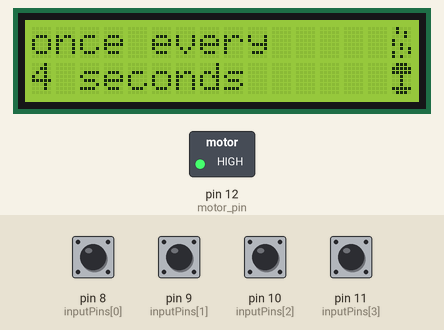
This sketch was run on a simulated Arduino Uno, built with avr-gcc and run on an emulated ATmega328P. Shown: 16×2 character LCD, switched loads named in the sketch (green lamp = pin HIGH). The test bench sets the inputs (shaded band); at power-on: pin 8 (inputPins[0]), pin 9 (inputPins[1]), pin 10 (inputPins[2]), pin 11 (inputPins[3]) HIGH. What the sketch prints to the serial monitor is not drawn.

Above: at 2.2 s.
2.3 s: pin 11 (inputPins[3]) pulled LOW for 0.15 s
At 3.6 s:
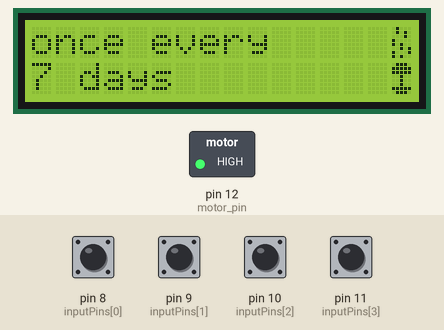
3.9 s: pin 8 (inputPins[0]) pulled LOW for 0.15 s
At 4.5 s:
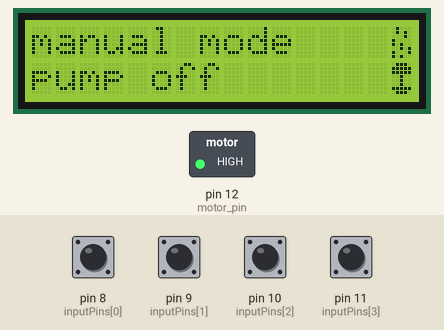
5.5 s: pin 10 (inputPins[2]) pulled LOW for 0.15 s
At 6.0 s:
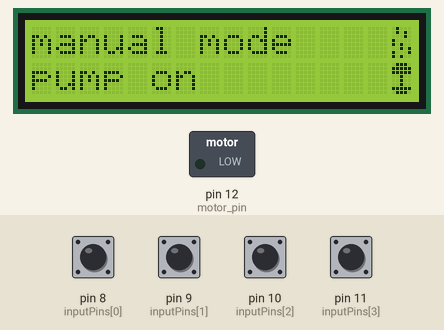
7.1 s: pin 8 (inputPins[0]) pulled LOW for 1 s
At 9.3 s:
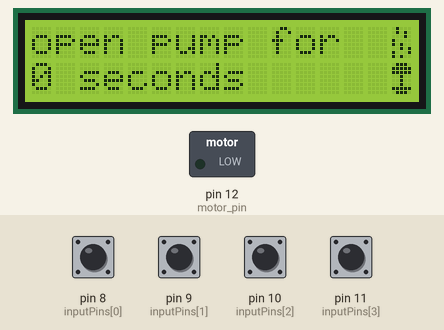
9.6 s: pin 11 (inputPins[3]) pulled LOW for 1 s
At 11.8 s:
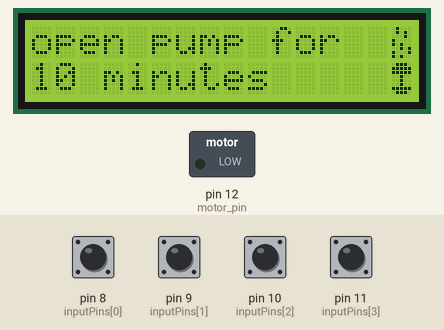
12.1 s: pin 8 (inputPins[0]) pulled LOW for 0.15 s
At 13.2 s:
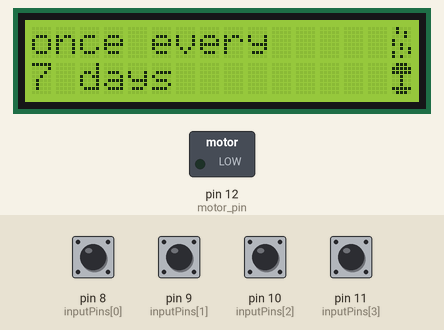
Timing chart, 0 to 14.7 s (numbered marks = the images above; inputs shaded):
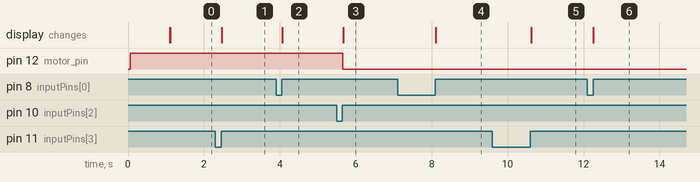

Measured:
- after the input at 2.3 s, the display: changes after 0.17 s (image 1)
- after the input at 3.9 s, the display: changes after 0.16 s (image 2)
- after the input at 5.5 s, pin 12 (motor_pin): HIGH → LOW after 0.16 s; the display: changes after 0.17 s (image 3)
- after the input at 7.1 s, the display: changes after 1.0 s (image 4)
- after the input at 9.6 s, the display: changes after 1.0 s (image 5)
- after the input at 12.1 s, the display: changes after 0.16 s (image 6)

The sketch:

gardening_project_new_code1.ino
```cpp
// This is a working software version which includes a manual mode which allows manual activation of the pump.
// Once the pump is turned off on manual mode, the watering cycle restarts.
// Special "rain on a plant" image is shown in the menu.

#include <LiquidCrystal.h>
//#include <math.h>
LiquidCrystal lcd(6, 7, 5, 4, 3, 2);
byte plantChar[] = { //my special plant character
  B01110,
  B11111,
  B11111,
  B00100,
  B00100,
  B00100,
  B11111,
  B01110
};
byte rainChar[] = {
  B01000,
  B01010,
  B00010,
  B10000,
  B10100,
  B00101,
  B10001,
  B10100
};
//Input & Button Logic
const int numOfInputs = 4; //four input buttons
const int inputPins[numOfInputs] = {8, 9, 10, 11}; // array of 4 with input pins of buttons
int inputState[numOfInputs]; //declare an array for the 4 buttons' state

int lastInputState[numOfInputs] = {LOW,LOW,LOW,LOW};
bool inputFlags[numOfInputs] = {LOW,LOW,LOW,LOW};

//int lastInputState[numOfInputs] = {HIGH, HIGH, HIGH, HIGH};
//bool inputFlags[numOfInputs] = {HIGH, HIGH, HIGH, HIGH};

long lastDebounceTime[numOfInputs] = {0, 0, 0, 0}; // initialize the time array of pressing each button
int debounceDelay = 5; //this delay indicates a butten is presssed over 5 milisecs

//vars nadav added:
const int motor_pin = 12; // the motor pin nadav added to symbolize the pump
bool key_press_flag=0;
int parameter_screen;


unsigned long rest_time=5; // has to be initialized to some value, but it will change in the first loop cycle to values[0][0]
unsigned long OnTime=0; // we should initialize it to  values[1][0] but im lazy so i do it manually
const unsigned long MinuteInMiliSecs=60000;
const unsigned long HourInMiliSecs=3600000;
const unsigned long SecInMiliSecs=1000;
unsigned long currentMillis = 0;// stores the value of millis() in each iteration of loop()
unsigned long previousMillis = 0;// stores the value of millis() in each iteration of loop()

//LCD Menu Logic
const int numOfScreens = 3; //the menu consists of 2 screens
int currentScreen = 0;  // initialize current screen
int parameters[numOfScreens];
unsigned long parameter_value=0;
String screens[numOfScreens][2] = {
                                    {"once every"   ,   "hours" },
                                    {"open pump for", "minutes"},
                                    {"manual mode", "pump off"}
                                  };


const unsigned long values[2][8] = {
                                        { 4, 5, 15, ((long)12*3600),  ( (long)24*3600),  ( (long)2*24*3600),  ( (long)3*24*3600), ( (long)7*24*3600) },  // hours to wait in seconds
                                        { 0, 1, 2, 2*60,  3*60,  4*60,  5*60,   10*60  }   // pump on-time in seconds
                                   }; //integer multiplication like 12*3600 will cause an overflow befor assigning the "const unsigned long" and subsequently cause problems.
                                      //We thus need to cast this multiplications type as long to prevent problems.

//unsigned long parameter_value=values[currentScreen][parameters[currentScreen]]; // this is more reasonable but it doesnt matter as the parameter value get set
                                                                                  // in the first loop anyways

void setup() {
  lcd.createChar(0, plantChar);
  lcd.createChar(1, rainChar);
//initialize push buttons as pullups
  for (int i = 0; i < numOfInputs; i++) {
    pinMode(inputPins[i], INPUT);
    digitalWrite(inputPins[i], HIGH); // pull-up 20k
  }
//initialize lcd
  lcd.begin(16, 2);
//initialize pump
  pinMode(motor_pin, OUTPUT);//initialize the pump/motor pin as output
  digitalWrite(motor_pin, HIGH); //stupid relay works when pulled low an not high
//initialize serial monitor
  Serial.begin(9600);

 //print initialization to screen:
 //we use type casting: (float) because we divide to integers and unless stated otherwize,
 //serial.print() thinks we send an integer we will get 0 in the print
  Serial.print("initialization of: ");
  Serial.print((double) rest_time/3600,5); // 5 decimal points presicion
  Serial.print(" hours interval at ");
  Serial.print((float) OnTime/((long) 1000*60),5);
  Serial.println(" minutes on-time");
  delay(1000);
}

void loop() {
  unsigned long previous_rest_time=rest_time;
//check if a button has been pressed then released and not just bounced, if so raise a flag
  setInputFlags();
//resolve the raised flag by toggling the screen or selected parameter in a certain screen
  resolveInputFlags();
//check if a parameter value has changed:
  if(key_press_flag==1){
     //Serial.print("press flag: ");
    // Serial.println(key_press_flag);

    switch (parameter_screen){
      case 0:
        //the user have changed the pump rest interval
        rest_time = parameter_value;  // i saved the parameter_value as float so i cast it back to long which the initialize works with.
        previous_rest_time=rest_time; // for the manual mode's "pump off" to restart the rest_time after shutting pump down
        printToSerial();
        break;
      case 1:
        // the user have changed the pump's "on time"
        OnTime= parameter_value*SecInMiliSecs;
        printToSerial();
        break;
      case 2:
        // manual mode on
        if(parameter_value){
              digitalWrite(motor_pin,LOW ); // my stupid relay works with low signal as on
              screens[currentScreen][1]="pump on";
              rest_time= ((long)1000*3600); // put some ridiculasly long rest_time (like 1000 hours) to disable the pumping loop
        }
        else{
          digitalWrite(motor_pin,HIGH );
          screens[currentScreen][1]="pump off";
          rest_time=values[0][parameters[0]];
          lcd.clear();
          lcd.print("watering cycle");
          lcd.setCursor(0, 1);
          lcd.print("will restart ");
          delay(2000);
        }
        printScreen();
        break;
     }

     key_press_flag=0;
     //Serial.print("press flag: ");
     //Serial.println(key_press_flag);
  }
  currentMillis=millis();
  pump();
 // ????????????????????????????????????????????????????????????????
  //Serial.println( (float) currentMillis/1000);
  //Serial.println( (float) previousMillis/1000);

  //Serial.println( (float) currentMillis - previousMillis >= (rest_time*SecInMiliSecs));


 //?????????????????????????????????????????????????????????????????????????
}
void pump()
{
  if ( (currentMillis - previousMillis) >= ((unsigned long) rest_time*SecInMiliSecs)) {
    previousMillis += ((unsigned long) rest_time*SecInMiliSecs);
    digitalWrite(motor_pin,LOW ); // my stupid relay works with low signal as on
    lcd.clear();
    lcd.print("pump on");
    lcd.setCursor(0, 1);
    lcd.print("please wait");
    Serial.println("pump on,please wait");

    delay(OnTime);

    digitalWrite(motor_pin, HIGH);

    printScreen();
    Serial.println("pump off");
  }

}

void setInputFlags() {
  for (int i = 0; i < numOfInputs; i++) {
    int reading = digitalRead(inputPins[i]);
    if (reading != lastInputState[i]) {
      lastDebounceTime[i] = millis();
    }

    if ((millis() - lastDebounceTime[i]) > debounceDelay) {
      if (reading != inputState[i]) {
        inputState[i] = reading;
        if (inputState[i] == HIGH) {
          inputFlags[i] = HIGH;
        }
      }
    }
    lastInputState[i] = reading;
  }
}

void resolveInputFlags() {
  for (int i = 0; i < numOfInputs; i++) {
    if (inputFlags[i] == HIGH) {
      inputAction(i);
      inputFlags[i] = LOW;
      printScreen();
    }
  }
}

void inputAction(int input) {
  if (input == 0) {
    if (currentScreen == 0) {
      currentScreen = numOfScreens - 1;
    } else {
      currentScreen--;
    }
  } else if (input == 1) {
    if (currentScreen == numOfScreens - 1) {
      currentScreen = 0;
    } else {
      currentScreen++;
    }
  } else if (input == 2) {
    parameterChange(0);
  } else if (input == 3) {
    parameterChange(1);
  }
}

void parameterChange(int key) {
  //////////////////////////////////////////////////////////
  // get the number of options like in: https://stackoverflow.com/questions/34134074/c-size-of-two-dimensional-array
  int row_num = sizeof(values) / sizeof(values[0]);
  int option_num = sizeof(values) / row_num / sizeof(long);
  //Serial.print("option_num: ");
  //Serial.println(option_num);
  //////////////////////////////////////////////////////////
  if(currentScreen==2){option_num=2;} // manual mode has 2 options only: on/off
  //////////////////////////////////////////////////////////
  if (key == 0) {
    if (parameters[currentScreen] == (option_num - 1)) {
      parameters[currentScreen] = 0;
    }
    else {
      parameters[currentScreen]++;
    }
  }
  else if (key == 1) {
    if (parameters[currentScreen] == 0) {
      parameters[currentScreen] = (option_num - 1);
    }
    else {
      parameters[currentScreen]--;
    }
  }
  key_press_flag=1;
  parameter_screen=currentScreen;
  if(currentScreen!=2){
    parameter_value=values[currentScreen][parameters[currentScreen]];
  }
  else{
    parameter_value=parameters[currentScreen];
    }
//Serial.print("screen numer: ");
//Serial.print(currentScreen);
//Serial.print(", parameter_value: ");
//Serial.println(parameter_value);
}

//print to LCD function
void printScreen() {
  unsigned long value=values[currentScreen][parameters[currentScreen]];
  //unsigned long value=parameter_value;
  float lcd_print_value;

  //Serial.println(value);
  //Serial.println(parameters[currentScreen]);

  if(currentScreen!=2){
      if(value<60){
         screens[currentScreen][1]="seconds";
           lcd_print_value=value;
      }
      else if(value>=60 && value<3600 ){
          screens[currentScreen][1]="minutes";
          lcd_print_value=value/60;
      }
      else if(value>=3600 && value<((long) 24*3600)){
        screens[currentScreen][1]="hours";
        lcd_print_value=value/(3600);
      }
      else{
        screens[currentScreen][1]="days";
        lcd_print_value=value/((long) 24*3600);
      }

      lcd.clear();
      lcd.print(screens[currentScreen][0]);
      lcd.setCursor(0, 1);
      //lcd.print(parameters[currentScreen]);
      lcd.print((int)lcd_print_value);
      lcd.print(" ");
      lcd.print(screens[currentScreen][1]);
  }
  else{
        lcd.clear();
        lcd.print(screens[currentScreen][0]);
        lcd.setCursor(0, 1);
        lcd.print(screens[currentScreen][1]);

  }
  lcd.setCursor(15, 0);
  lcd.write(byte(1)); //write my special rain char
  lcd.setCursor(15, 1);
  lcd.write(byte(0)); //write my special pant char :))

}
void printToSerial() {
  Serial.print("screen ");
  Serial.print(currentScreen);
  Serial.print(", user Chose: ");
  Serial.print((float) rest_time/3600,5); //rest_time is in seconds so we divide by 3600 to get hours
  Serial.print(" hours interval at ");    //
  Serial.print((float) OnTime/1000,5);    //OnTime is in milisecs so divide by 1000 to get secs
  Serial.println(" seconds on-time");
}
```
